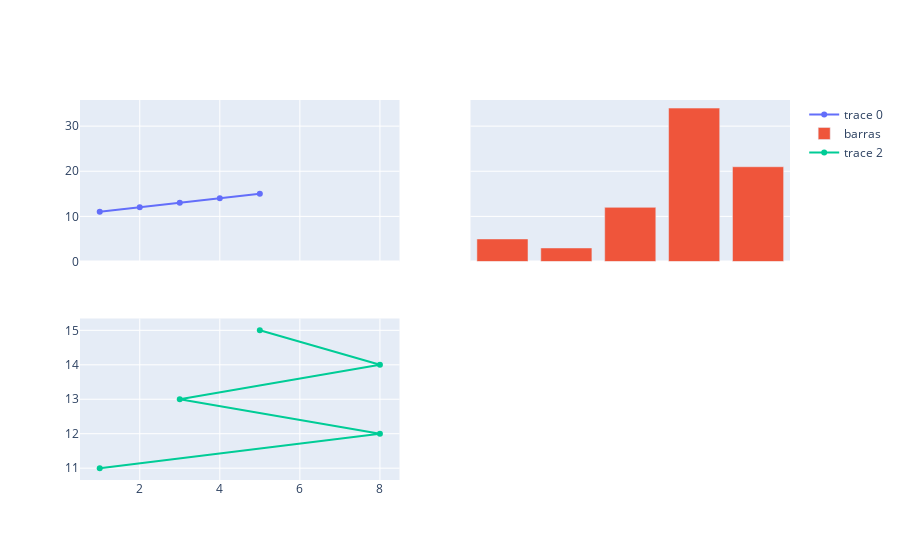

Source (notebook cell):
### Code cell
plot3 = go.Scatter( x=[1,8,3,8,5], y=[11,12,13,14,15], mode='lines+markers'   )
fig2.add_trace(plot3, row=2, col=1)

### Figure 1 — Plotly figure (JSON) as saved in the notebook; plotly's stock layout.template omitted (floating-point values rounded to 4 significant figures)
{"data": [{"mode": "lines+markers", "type": "scatter", "x": [1, 2, 3, 4, 5], "xaxis": "x", "y": [11, 12, 13, 14, 15], "yaxis": "y"}, {"name": "barras", "type": "bar", "x": [1, 2, 3, 4, 5], "xaxis": "x2", "y": [5, 3, 12, 34, 21], "yaxis": "y2"}, {"mode": "lines+markers", "type": "scatter", "x": [1, 8, 3, 8, 5], "xaxis": "x3", "y": [11, 12, 13, 14, 15], "yaxis": "y3"}], "layout": {"xaxis": {"anchor": "y", "domain": [0, 0.45], "matches": "x3", "showticklabels": false}, "xaxis2": {"anchor": "y2", "domain": [0.55, 1], "matches": "x4", "showticklabels": false}, "xaxis3": {"anchor": "y3", "domain": [0, 0.45]}, "xaxis4": {"anchor": "y4", "domain": [0.55, 1]}, "yaxis": {"anchor": "x", "domain": [0.575, 1]}, "yaxis2": {"anchor": "x2", "domain": [0.575, 1], "matches": "y", "showticklabels": false}, "yaxis3": {"anchor": "x3", "domain": [0, 0.425]}, "yaxis4": {"anchor": "x4", "domain": [0, 0.425], "matches": "y3", "showticklabels": false}}}
